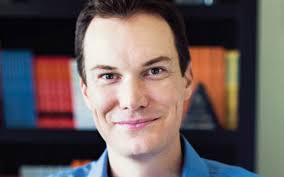
#> input picture service_def/FaceEmotionAnalyzer/image.jpg, 284 x 177 px
$ python -i gabor.py   (imports and definitions only)   (older library calls are emulated)
#> lines starting #> are read from the running program, lines starting #| are printed output that depends on the picture
#> further down, picture is the input picture: shape (177, 284, 3); mean B, G, R 92, 92.5, 104.8


import numpy as np
from skimage.filters import gabor_kernel
import cv2

#=============================================
class KernelParams:
    """
    A simple class to represent the parameters of a given Gabor kernel.
    """

    #---------------------------------------------
    def __init__(self, wavelength, orientation):
        """
        Class constructor. Define the parameters of a Gabor kernel.

        Parameters
        ----------
        wavelength: float
            Wavelength (in pixels) of a Gabor kernel.
        orientation: float
            Orientations (in radians) of a Gabor kernel.
        """

        self.wavelength = wavelength
        """Wavelength (in pixels) of a Gabor kernel."""

        self.orientation = orientation
        """Orientation (in radians) of a Gabor kernel."""

    #---------------------------------------------
    def __hash__(self):
        """
        Generates a hash value for this object instance.

        Returns
        ----------
        hash: int
            Hash value of this object.
        """
        return hash((self.wavelength, self.orientation))

    #---------------------------------------------
    def __eq__(self, other):
        """
        Verifies if this object instance is equal to another.

        This method is the implementation of the == operator.

        Parameters
        ----------
        other: KernelParams
            Other instance to compare with this one.

        Returns
        ----------
        eq: bool
            True if this and the other instances have the same parameters, or
            False otherwise.
        """
        return (self.wavelength, self.orientation) == \
               (other.wavelength, other.orientation)

    #---------------------------------------------
    def __ne__(self, other):
        """
        Verifies if this object instance is different than another.

        This method is the implementation of the != operator.

        Parameters
        ----------
        other: KernelParams
            Other instance to compare with this one.

        Returns
        ----------
        neq: bool
            True if this and the other instances have different parameters, or
            False otherwise.
        """
        return not(self == other)

#=============================================
class GaborBank:
    """
    Represents a bank of gabor kernels.
    """

    #---------------------------------------------
    def __init__(self, w = [4, 7, 10, 13],
                       o = [i for i in np.arange(0, np.pi, np.pi / 8)]):
        """
        Class constructor. Create a bank of Gabor kernels with a predefined set
        of wavelengths and orientations.

        The bank is composed of one kernel for each combination of wavelength x
        orientation. For the rationale regarding the choice of parameters, refer
        to the PhD thesis of the author of this code.
        """

        self._wavelengths = w
        """
        List of wavelengths (in pixels) used to create the bank of Gabor
        kernels.
        """

        self._orientations = o
#> self._orientations = [0, 0.393, 0.785, 1.18, 1.57, 1.96, 2.36, 2.75]
        """
        List of orientations (in radians) used to create the bank of Gabor
        kernels.
        """

        self._kernels = {}
        """Dictionary holding the Gabor kernels in the bank."""

        # Create one kernel for each combination of wavelength x orientation
        for wavelength in self._wavelengths:
            for orientation in self._orientations:
                # Convert wavelength to spatial frequency (scikit-image's
                # interface expects spatial frequency, even though the original
                # equation uses wavelengths - see https://en.wikipedia.org/wiki/
                # Gabor_filter/)
                frequency = 1 / wavelength

                # Create and save the kernel
                kernel = gabor_kernel(frequency, orientation)
                par = KernelParams(wavelength, orientation)
                self._kernels[par] = kernel

    #---------------------------------------------
    def filter(self, image):
        """
        Filter the given image with the Gabor kernels in this bank.

        Parameters
        ----------
        image: numpy.array
            Image to be filtered.

        Returns
        -------
        responses: numpy.array
            List of the responses of the filtering with the Gabor kernels. The
            responses are the magnitude of both the real and imaginary parts of
            the convolution with each kernel, hence this list dimensions are the
            same of the image, plus another dimension for the 32 responses (one
            for each kernel in the bank, since there are 4 wavelengths and 8
            orientations).
        """

        image = cv2.cvtColor(image, cv2.COLOR_BGR2GRAY)
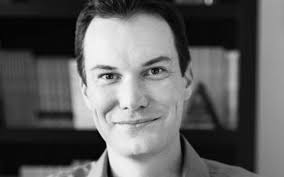
#> image: shape (177, 284); min 0, max 254, mean 96.1

        responses = []
        for wavelength in self._wavelengths:
            for orientation in self._orientations:

                # Get the kernel
                frequency = 1 / wavelength
                par = KernelParams(wavelength, orientation)
                kernel = self._kernels[par]

                # Filter with both real and imaginary parts
                real = cv2.filter2D(image, cv2.CV_32F, kernel.real)
                imag = cv2.filter2D(image, cv2.CV_32F, kernel.imag)

                # The response is the magnitude of the real and imaginary
                # responses to the filters, normalized to [-1, 1]
                mag = cv2.magnitude(real, imag)
                cv2.normalize(mag, mag, -1, 1, cv2.NORM_MINMAX)

                responses.append(mag)
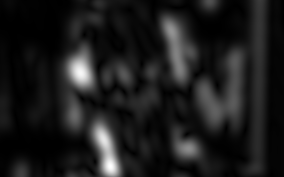
#> mag: shape (177, 284) float32; min -1, max 1, mean -0.775; drawn with min black and max white
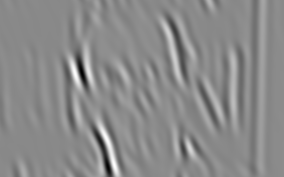
#> real: shape (177, 284) float32; min -22.63, max 19.51, mean 0.239; drawn with min black and max white
#> after the loop, responses = 32 items

        return np.array(responses)

>>> import cv2
>>> picture = cv2.imread('image.jpg')
>>> result = GaborBank().filter(picture)
